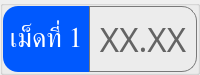
                     <widget class="QGroupBox" name="thickness_val_group_1">
                      <property name="minimumSize">
                       <size>
                        <width>0</width>
                        <height>0</height>
                       </size>
                      </property>
                      <property name="maximumSize">
                       <size>
                        <width>16777215</width>
                        <height>60</height>
                       </size>
                      </property>
                      <property name="styleSheet">
                       <string notr="true">color: rgb(255, 255, 255);</string>
                      </property>
                      <layout class="QHBoxLayout" name="horizontalLayout_13">
                       <property name="spacing">
                        <number>0</number>
                       </property>
                       <property name="leftMargin">
                        <number>0</number>
                       </property>
                       <property name="topMargin">
                        <number>0</number>
                       </property>
                       <property name="rightMargin">
                        <number>0</number>
                       </property>
                       <property name="bottomMargin">
                        <number>0</number>
                       </property>
                       <item>
                        <widget class="QLabel" name="thickness_val_title_1">
                         <property name="minimumSize">
                          <size>
                           <width>80</width>
                           <height>0</height>
                          </size>
                         </property>
                         <property name="maximumSize">
                          <size>
                           <width>110</width>
                           <height>16777215</height>
                          </size>
                         </property>
                         <property name="font">
                          <font>
                           <family>Kanit</family>
                           <pointsize>20</pointsize>
                           <italic>false</italic>
                           <bold>false</bold>
                           <underline>false</underline>
                           <strikeout>false</strikeout>
                          </font>
                         </property>
                         <property name="styleSheet">
                          <string notr="true">background-color: #0059fe;
border-top-left-radius: 15px;
border-bottom-left-radius: 15px;</string>
                         </property>
                         <property name="text">
                          <string>เม็ดที่ 1</string>
                         </property>
                         <property name="alignment">
                          <set>Qt::AlignmentFlag::AlignCenter</set>
                         </property>
                        </widget>
                       </item>
                       <item>
                        <widget class="QFrame" name="thickness_val_frame_1">
                         <property name="minimumSize">
                          <size>
                           <width>0</width>
                           <height>0</height>
                          </size>
                         </property>
                         <property name="styleSheet">
                          <string notr="true">border: solid;
border-width: 1px;
border-color: rgb(121, 121, 121);
border-top-right-radius: 15px;
border-bottom-right-radius: 15px;</string>
                         </property>
                         <property name="frameShape">
                          <enum>QFrame::Shape::StyledPanel</enum>
                         </property>
                         <property name="frameShadow">
                          <enum>QFrame::Shadow::Raised</enum>
                         </property>
                         <layout class="QHBoxLayout" name="horizontalLayout_14">
                          <item>
                           <widget class="QPushButton" name="thickness_val_1">
                            <property name="font">
                             <font>
                              <family>Kanit</family>
                              <pointsize>25</pointsize>
                             </font>
                            </property>
                            <property name="styleSheet">
                             <string notr="true">border: none;
color: rgb(100, 100, 100);</string>
                            </property>
                            <property name="text">
                             <string>XX.XX</string>
                            </property>
                           </widget>
                          </item>
                         </layout>
                        </widget>
                       </item>
                      </layout>
                     </widget>
